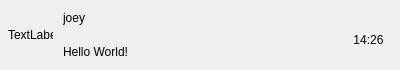
<?xml version="1.0" encoding="UTF-8"?>
<ui version="4.0">
 <class>ChatUserWid</class>
 <widget class="QWidget" name="ChatUserWid">
  <property name="geometry">
   <rect>
    <x>0</x>
    <y>0</y>
    <width>400</width>
    <height>70</height>
   </rect>
  </property>
  <property name="minimumSize">
   <size>
    <width>0</width>
    <height>70</height>
   </size>
  </property>
  <property name="maximumSize">
   <size>
    <width>16777215</width>
    <height>70</height>
   </size>
  </property>
  <property name="windowTitle">
   <string>Form</string>
  </property>
  <layout class="QHBoxLayout" name="horizontalLayout">
   <property name="spacing">
    <number>5</number>
   </property>
   <property name="leftMargin">
    <number>6</number>
   </property>
   <property name="topMargin">
    <number>2</number>
   </property>
   <property name="rightMargin">
    <number>6</number>
   </property>
   <property name="bottomMargin">
    <number>2</number>
   </property>
   <item>
    <widget class="QWidget" name="icon_wid" native="true">
     <property name="minimumSize">
      <size>
       <width>50</width>
       <height>50</height>
      </size>
     </property>
     <property name="maximumSize">
      <size>
       <width>50</width>
       <height>50</height>
      </size>
     </property>
     <layout class="QHBoxLayout" name="horizontalLayout_2">
      <property name="spacing">
       <number>0</number>
      </property>
      <property name="leftMargin">
       <number>0</number>
      </property>
      <property name="topMargin">
       <number>0</number>
      </property>
      <property name="rightMargin">
       <number>0</number>
      </property>
      <property name="bottomMargin">
       <number>0</number>
      </property>
      <item>
       <widget class="QLabel" name="icon_lb">
        <property name="minimumSize">
         <size>
          <width>45</width>
          <height>45</height>
         </size>
        </property>
        <property name="maximumSize">
         <size>
          <width>45</width>
          <height>45</height>
         </size>
        </property>
        <property name="text">
         <string>TextLabel</string>
        </property>
       </widget>
      </item>
     </layout>
    </widget>
   </item>
   <item>
    <widget class="QWidget" name="user_info_wid" native="true">
     <layout class="QVBoxLayout" name="verticalLayout">
      <property name="leftMargin">
       <number>2</number>
      </property>
      <property name="topMargin">
       <number>2</number>
      </property>
      <property name="rightMargin">
       <number>2</number>
      </property>
      <property name="bottomMargin">
       <number>2</number>
      </property>
      <item>
       <widget class="QLabel" name="user_name_lb">
        <property name="text">
         <string>joey</string>
        </property>
       </widget>
      </item>
      <item>
       <widget class="QLabel" name="user_chat_lb">
        <property name="text">
         <string>Hello World!</string>
        </property>
       </widget>
      </item>
     </layout>
    </widget>
   </item>
   <item>
    <widget class="QWidget" name="time_wid" native="true">
     <property name="minimumSize">
      <size>
       <width>50</width>
       <height>50</height>
      </size>
     </property>
     <property name="maximumSize">
      <size>
       <width>50</width>
       <height>50</height>
      </size>
     </property>
     <widget class="QLabel" name="time_lb">
      <property name="geometry">
       <rect>
        <x>-10</x>
        <y>20</y>
        <width>69</width>
        <height>19</height>
       </rect>
      </property>
      <property name="text">
       <string>14:26</string>
      </property>
      <property name="alignment">
       <set>Qt::AlignmentFlag::AlignCenter</set>
      </property>
     </widget>
    </widget>
   </item>
  </layout>
 </widget>
 <resources/>
 <connections/>
</ui>
